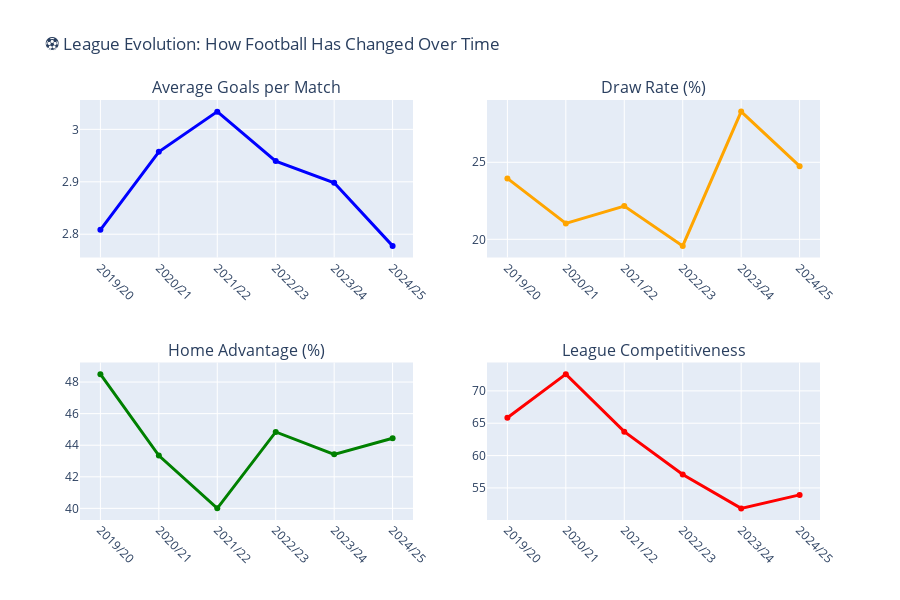

The notebook cell this image was saved under:
### Markdown cell above
### 5. Advanced Analytics - Seasonal Trends

### Code cell
# Analyze league competitiveness over seasons
seasonal_stats = []

for season in df['Season'].unique():
    season_data = df[df['Season'] == season]
    
    # Calculate various metrics
    avg_goals = season_data['TotalGoals'].mean()
    goal_variance = season_data['TotalGoals'].var()
    draw_rate = (season_data['FTR'] == 'D').mean() * 100
    
    # Home advantage strength
    home_wins = (season_data['FTR'] == 'H').sum()
    total_matches = len(season_data)
    home_advantage = (home_wins / total_matches) * 100
    
    # League competitiveness (lower std of points = more competitive)
    team_points = {}
    for team in season_data['HomeTeam'].unique():
        home_points = season_data[season_data['HomeTeam'] == team]['HomePoints'].sum()
        away_points = season_data[season_data['AwayTeam'] == team].apply(
            lambda x: 3 if x['FTR'] == 'A' else (1 if x['FTR'] == 'D' else 0), axis=1).sum()
        team_points[team] = home_points + away_points
    
    if team_points:
        competitiveness = 100 - (np.std(list(team_points.values())) / np.mean(list(team_points.values())) * 100)
    else:
        competitiveness = 0
    
    seasonal_stats.append({
        'Season': season,
        'Avg_Goals': avg_goals,
        'Goal_Variance': goal_variance,
        'Draw_Rate': draw_rate,
        'Home_Advantage': home_advantage,
        'Competitiveness': competitiveness,
        'Total_Matches': total_matches
    })

seasonal_df = pd.DataFrame(seasonal_stats).sort_values('Season')

# Create multi-metric seasonal analysis
fig_seasonal = make_subplots(
    rows=2, cols=2,
    subplot_titles=('Average Goals per Match', 'Draw Rate (%)', 
                   'Home Advantage (%)', 'League Competitiveness'),
    specs=[[{"secondary_y": False}, {"secondary_y": False}],
           [{"secondary_y": False}, {"secondary_y": False}]]
)

# Goals per match trend
fig_seasonal.add_trace(
    go.Scatter(x=seasonal_df['Season'], y=seasonal_df['Avg_Goals'],
               mode='lines+markers', name='Avg Goals',
               line=dict(color='blue', width=3)),
    row=1, col=1
)

# Draw rate trend
fig_seasonal.add_trace(
    go.Scatter(x=seasonal_df['Season'], y=seasonal_df['Draw_Rate'],
               mode='lines+markers', name='Draw Rate',
               line=dict(color='orange', width=3)),
    row=1, col=2
)

# Home advantage trend
fig_seasonal.add_trace(
    go.Scatter(x=seasonal_df['Season'], y=seasonal_df['Home_Advantage'],
               mode='lines+markers', name='Home Advantage',
               line=dict(color='green', width=3)),
    row=2, col=1
)

# Competitiveness trend
fig_seasonal.add_trace(
    go.Scatter(x=seasonal_df['Season'], y=seasonal_df['Competitiveness'],
               mode='lines+markers', name='Competitiveness',
               line=dict(color='red', width=3)),
    row=2, col=2
)

fig_seasonal.update_layout(
    height=600,
    title_text="⚽ League Evolution: How Football Has Changed Over Time",
    showlegend=False
)

fig_seasonal.update_xaxes(tickangle=45)
fig_seasonal.show()

### Figure 1 — Plotly figure (JSON) as saved in the notebook; plotly's stock layout.template omitted (floating-point values rounded to 4 significant figures)
{"data": [{"line": {"color": "blue", "width": 3}, "mode": "lines+markers", "name": "Avg Goals", "type": "scatter", "x": ["2019/20", "2020/21", "2021/22", "2022/23", "2023/24", "2024/25"], "xaxis": "x", "y": [2.808, 2.957, 3.034, 2.94, 2.898, 2.778], "yaxis": "y"}, {"line": {"color": "orange", "width": 3}, "mode": "lines+markers", "name": "Draw Rate", "type": "scatter", "x": ["2019/20", "2020/21", "2021/22", "2022/23", "2023/24", "2024/25"], "xaxis": "x2", "y": [23.95, 21.03, 22.15, 19.57, 28.29, 24.75], "yaxis": "y2"}, {"line": {"color": "green", "width": 3}, "mode": "lines+markers", "name": "Home Advantage", "type": "scatter", "x": ["2019/20", "2020/21", "2021/22", "2022/23", "2023/24", "2024/25"], "xaxis": "x3", "y": [48.5, 43.35, 40.0, 44.84, 43.42, 44.44], "yaxis": "y3"}, {"line": {"color": "red", "width": 3}, "mode": "lines+markers", "name": "Competitiveness", "type": "scatter", "x": ["2019/20", "2020/21", "2021/22", "2022/23", "2023/24", "2024/25"], "xaxis": "x4", "y": [65.83, 72.59, 63.7, 57.08, 51.84, 53.92], "yaxis": "y4"}], "layout": {"annotations": [{"font": {"size": 16}, "showarrow": false, "text": "Average Goals per Match", "x": 0.225, "xanchor": "center", "xref": "paper", "y": 1, "yanchor": "bottom", "yref": "paper"}, {"font": {"size": 16}, "showarrow": false, "text": "Draw Rate (%)", "x": 0.775, "xanchor": "center", "xref": "paper", "y": 1, "yanchor": "bottom", "yref": "paper"}, {"font": {"size": 16}, "showarrow": false, "text": "Home Advantage (%)", "x": 0.225, "xanchor": "center", "xref": "paper", "y": 0.375, "yanchor": "bottom", "yref": "paper"}, {"font": {"size": 16}, "showarrow": false, "text": "League Competitiveness", "x": 0.775, "xanchor": "center", "xref": "paper", "y": 0.375, "yanchor": "bottom", "yref": "paper"}], "height": 600, "showlegend": false, "title": {"text": "⚽ League Evolution: How Football Has Changed Over Time"}, "xaxis": {"anchor": "y", "domain": [0, 0.45], "tickangle": 45}, "xaxis2": {"anchor": "y2", "domain": [0.55, 1], "tickangle": 45}, "xaxis3": {"anchor": "y3", "domain": [0, 0.45], "tickangle": 45}, "xaxis4": {"anchor": "y4", "domain": [0.55, 1], "tickangle": 45}, "yaxis": {"anchor": "x", "domain": [0.625, 1]}, "yaxis2": {"anchor": "x2", "domain": [0.625, 1]}, "yaxis3": {"anchor": "x3", "domain": [0, 0.375]}, "yaxis4": {"anchor": "x4", "domain": [0, 0.375]}}}
